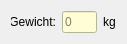
      <widget class="QWidget" name="layoutWidget_4">
       <property name="geometry">
        <rect>
         <x>670</x>
         <y>140</y>
         <width>111</width>
         <height>22</height>
        </rect>
       </property>
       <layout class="QHBoxLayout" name="HLayout_weight">
        <item>
         <widget class="QLabel" name="lblperformer_gewicht">
          <property name="minimumSize">
           <size>
            <width>45</width>
            <height>0</height>
           </size>
          </property>
          <property name="maximumSize">
           <size>
            <width>45</width>
            <height>16777215</height>
           </size>
          </property>
          <property name="text">
           <string>Gewicht:</string>
          </property>
          <property name="alignment">
           <set>Qt::AlignRight|Qt::AlignTrailing|Qt::AlignVCenter</set>
          </property>
         </widget>
        </item>
        <item>
         <widget class="ClickableQLineEdit" name="lnEdit_performer_weight">
          <property name="minimumSize">
           <size>
            <width>35</width>
            <height>0</height>
           </size>
          </property>
          <property name="maximumSize">
           <size>
            <width>35</width>
            <height>16777215</height>
           </size>
          </property>
          <property name="contextMenuPolicy">
           <enum>Qt::CustomContextMenu</enum>
          </property>
          <property name="styleSheet">
           <string notr="true">QLineEdit,QTextEdit { 
background-color: #FFFDD5;}
QLineEdit:hover,QTextEdit:hover {
border: 2px solid rgb(49, 50, 62);}
QLineEdit:focus,QTextEdit:focus {
border: 2px inset rgb(85, 170, 255);}
QLineEdit::placeholderText { 
color: rgb(213, 213, 213);}




</string>
          </property>
          <property name="inputMask">
           <string>999</string>
          </property>
          <property name="text">
           <string/>
          </property>
          <property name="placeholderText">
           <string notr="true">0</string>
          </property>
         </widget>
        </item>
        <item>
         <widget class="QLabel" name="lbl_kg">
          <property name="text">
           <string>kg</string>
          </property>
         </widget>
        </item>
       </layout>
      </widget>
